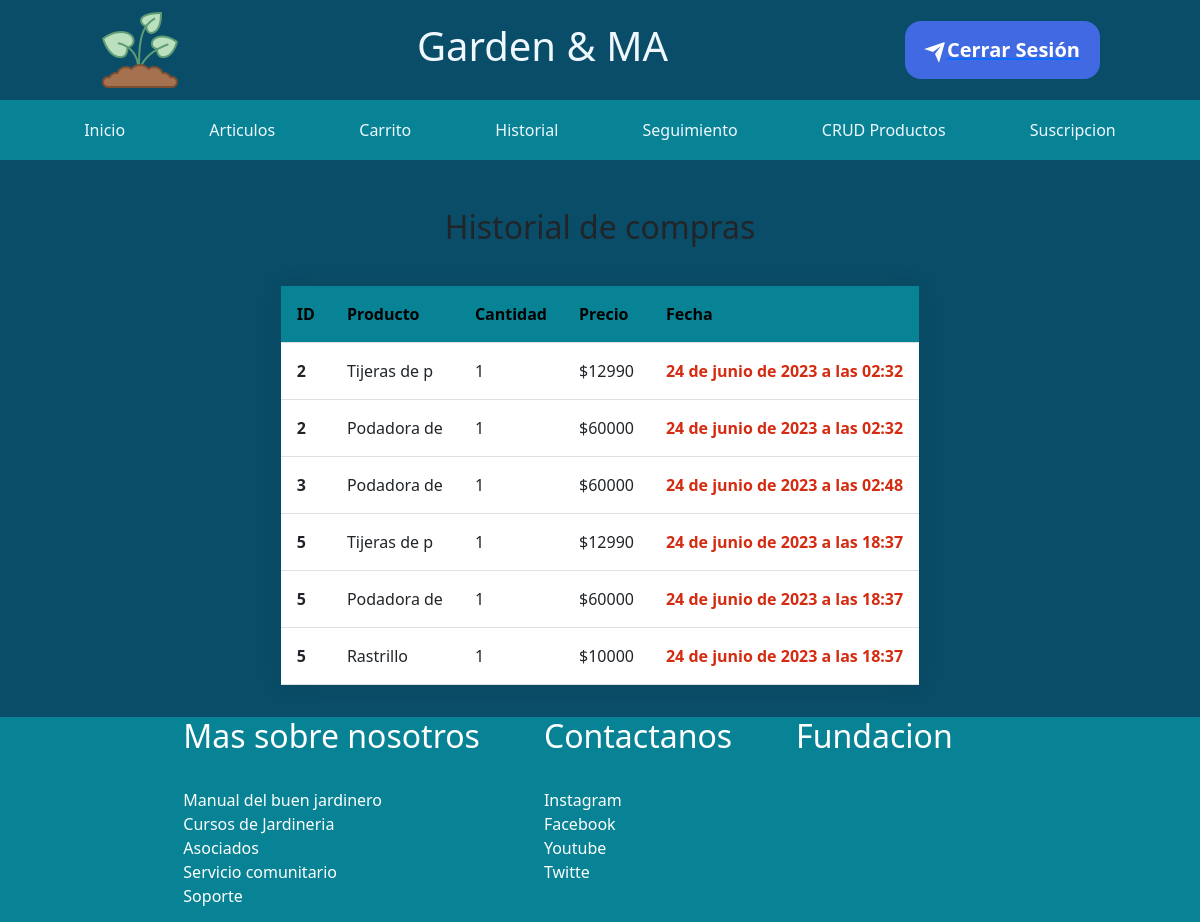
Page /historial (signed in) on the committed database.
### core/models.py (models this page shows, shortened)
class DetalleVenta(models.Model):
    id = models.AutoField(primary_key=True)
    venta = models.ForeignKey(Venta, on_delete=models.CASCADE)
    producto = models.ForeignKey(to=Producto, on_delete=models.CASCADE)
    stock = models.IntegerField()
    precio = models.IntegerField()

class Venta(models.Model):
    id = models.AutoField(primary_key=True)
    fecha = models.DateTimeField(default=datetime.now())
    cliente = models.ForeignKey(to=User, on_delete=models.CASCADE)
    total = models.IntegerField()

class Producto(models.Model):
    codigo = models.CharField(max_length=4, primary_key=True)
    detalle = models.CharField(max_length=200)
    precio = models.IntegerField()
    stock = models.IntegerField()
    oferta = models.BooleanField()
    imagen = models.CharField(max_length=200)
    def oferta(self):
        if self.oferta:
            return "$"+str(round(self.precio * 1.2))
        return ""

### core/views.py (the view)
# urls.py: path('historial', historial,name="historial" ),
@login_required(login_url="login")
def historial(request):
    detalles = DetalleVenta.objects.all()
    context = {
        'detalles': detalles
    }
    return render(request, 'core/historial.html', context)

### core/templates/core/historial.html (shortened to what this page needs)
{% extends 'core/base.html' %}
{% load static %}
{% block head %}
<link rel="stylesheet" href= "{% static 'historial.css' %}">
{% endblock %}
{% block content %}
      <div id="tabla-hisorial">
        <h2 class="mt-5">Historial de compras</h2>
        <table class="historial">
          <thead>
            <tr>
              <th>ID</th>
              <th>Producto</th>
              <th>Cantidad</th>
              <th>Precio</th>
              <th>Fecha</th>
            </tr>
          </thead>
          <tbody>
            {% for detalle in detalles %}
            <tr>
              <td>{{ detalle.venta.id }}</td>
              <td>{{ detalle.producto.detalle|slice:":12" }}</td>
              <td>{{ detalle.stock }}</td>
              <td>${{ detalle.precio }}</td>
              <td>{{ detalle.venta.fecha }}</td>
            </tr>
            {% endfor %}
          </tbody>
        </table>
      </div>
{% endblock %}

### core/templates/core/base.html (shortened to what this page needs)
{% load static %}
<!DOCTYPE html>
<html lang="en">
<head>
  <link href="https://cdn.jsdelivr.net/npm/bootstrap@5.3.0-alpha2/dist/css/bootstrap.min.css" rel="stylesheet"
>
  <link rel="stylesheet" href="{% static 'index.css' %}">
  {% block head %}
  {% endblock %}
</head>
<body>
  <header>
    <div id="arriba">
      <img src="{% static 'img/icons8_sprout_80px.png' %}" alt="">
      <h1> Garden & MA </h1>
      {% if user.is_authenticated %}
      <a href="{% url 'logout' %}"><button>
        <div class="svg-wrapper-1">
          <div class="svg-wrapper">
            <svg height="24" width="24" viewBox="0 0 24 24" xmlns="http://www.w3.org/2000/svg">
              <path d="M0 0h24v24H0z" fill="none"></path>
              <path
                d="M1.946 9.315c-.522-.174-.527-.455.01-.634l19.087-6.362c.529-.176.832.12.684.638l-5.454 19.086c-.15.529-.455.547-.679.045L12 14l6-8-8 6-8.054-2.685z"
                fill="currentColor"></path>
            </svg>
          </div>
        </div>
        <span>Cerrar Sesión</span>
      </button></a>
      {% endif %}
    </div>
    <nav>
      <a href="{% url 'home' %}">Inicio</a>
      <a href="{% url 'articulos' %}">Articulos</a>
      <a href="{% url 'carrito' %}">Carrito</a>
      {% if user.is_authenticated %}
      <a href="{% url 'historial' %}">Historial</a>
      {% endif %}
      <a href="{% url 'seguimiento' %}">Seguimiento</a>
      {% if user.is_staff %}
      <a href="{% url 'crudProductos' %}">CRUD Productos</a>
      {% endif %}
      <a href="{% url 'suscripcion' %}">Suscripcion</a>
    </nav>
  </header>
  {% block content %}
  {% endblock %}
  <div class="footer">
    <div class="footer-heading footer-1">
      <h2>Mas sobre nosotros</h2>
      <a href="#">Manual del buen jardinero</a>
      <a href="#">Cursos de Jardineria</a>
      <a href="#">Asociados</a>
      <a href="#">Servicio comunitario</a>
      <a href="#">Soporte</a>
    </div>
    <div class="footer-heading footer-2">
      <h2>Contactanos</h2>
      <a href="#">Instagram</a>
      <a href="#">Facebook</a>
      <a href="#">Youtube</a>
      <a href="#">Twitte</a>
    </div>
    <div class="footer-heading footer-3">
      <h2>Fundacion </h2>
    </div>
  </div>
</body>
</html>

### core/static/index.css (style rules this page uses)
* { padding: 0; margin: 0; }
header { display: flex; flex-direction: column; }
#arriba { display: flex; justify-content: space-between; padding: 0px 100px; height: 100px; align-items: center; background-color: #0A4D68; transition-duration: 3s; }
nav { display: flex; justify-content: space-evenly; height: 60px; align-items: center; background-color: #088395; }
nav> a { color: aliceblue; text-decoration: none; }
body { background-color: #0A4D68; }
button { font-size: 20px; background: royalblue; color: white; padding: 0.7em 1em; padding-left: 0.9em; display: flex; justify-content: end; border: none; border-radius: 16px; overflow: hidden; transition: all 0.2s; }
h1 { color: aliceblue; }
.footer { width: 100%; height: 205px; background-color: #088395; color: #ffffff; display: flex; justify-content: center; flex-wrap: wrap; margin: 0 auto; }
.footer-heading { display: flex; flex-direction: column; margin-right: 4rem ; }
.footer-heading h2 { margin-bottom: 2rem; }
.footer-heading a { color: #fff; text-decoration: none; margin-bottom: 0.5 rem; }
button { padding: 12.5px 30px; border: 0; border-radius: 100px; background-color: #2ba8fb; color: #ffffff; font-weight: Bold; transition: all 0.5s; -webkit-transition: all 0.5s; }

### core/static/historial.css (style rules this page uses)
* { padding: 0; margin: 0; }
header { display: flex; flex-direction: column; }
#arriba { display: flex; justify-content: space-between; padding: 0px 100px; height: 100px; align-items: center; background-color: #0A4D68; transition-duration: 3s; }
nav { display: flex; justify-content: space-evenly; height: 60px; align-items: center; background-color: #088395; }
nav> a { color: aliceblue; text-decoration: none; }
body { background-color: #0A4D68; }
h1 { color: aliceblue; }
button { font-size: 20px; background: royalblue; color: white; padding: 0.7em 1em; padding-left: 0.9em; display: flex; justify-content: end; border: none; border-radius: 16px; overflow: hidden; transition: all 0.2s; }
#tabla-hisorial { display: flex; justify-content: space-evenly; flex-direction: column; min-height: 65vh; align-items: center ; text-decoration: none; }
.historial { font-family: 'Segoe UI', sans-serif; border-collapse: collapse; margin: 2rem 0; box-shadow: 0 0 20px rgba(0, 0, 0, 0.1); background-color: #fff; }
.historial th, .historial td { padding: 1rem; text-align: left; border-bottom: 1px solid #e0e0e0; }
.historial th { background-color: #088395; color: #000000; }
.historial tbody td:first-child { font-weight: bold; }
.historial tbody td:last-child { font-weight: bold; color: #d42b11; }
.footer { width: 100%; height: 205px; background-color: #088395; color: #ffffff; display: flex; justify-content: center; flex-wrap: wrap; margin: 0 auto; }
.footer-heading { display: flex; flex-direction: column; margin-right: 4rem ; }
.footer-heading h2 { margin-bottom: 2rem; }
.footer-heading a { color: #fff; text-decoration: none; margin-bottom: 0.5 rem; }

### rows in the picture
DetalleVenta: venta.id "2", producto.detalle "Tijeras de p", stock "1", precio "12990", venta.fecha "24 de junio de 2023 a las 02:32"
DetalleVenta: venta.id "2", producto.detalle "Podadora de", stock "1", precio "60000", venta.fecha "24 de junio de 2023 a las 02:32"
DetalleVenta: venta.id "3", producto.detalle "Podadora de", stock "1", precio "60000", venta.fecha "24 de junio de 2023 a las 02:48"
DetalleVenta: venta.id "5", producto.detalle "Tijeras de p", stock "1", precio "12990", venta.fecha "24 de junio de 2023 a las 18:37"
DetalleVenta: venta.id "5", producto.detalle "Podadora de", stock "1", precio "60000", venta.fecha "24 de junio de 2023 a las 18:37"
DetalleVenta: venta.id "5", producto.detalle "Rastrillo", stock "1", precio "10000", venta.fecha "24 de junio de 2023 a las 18:37"
